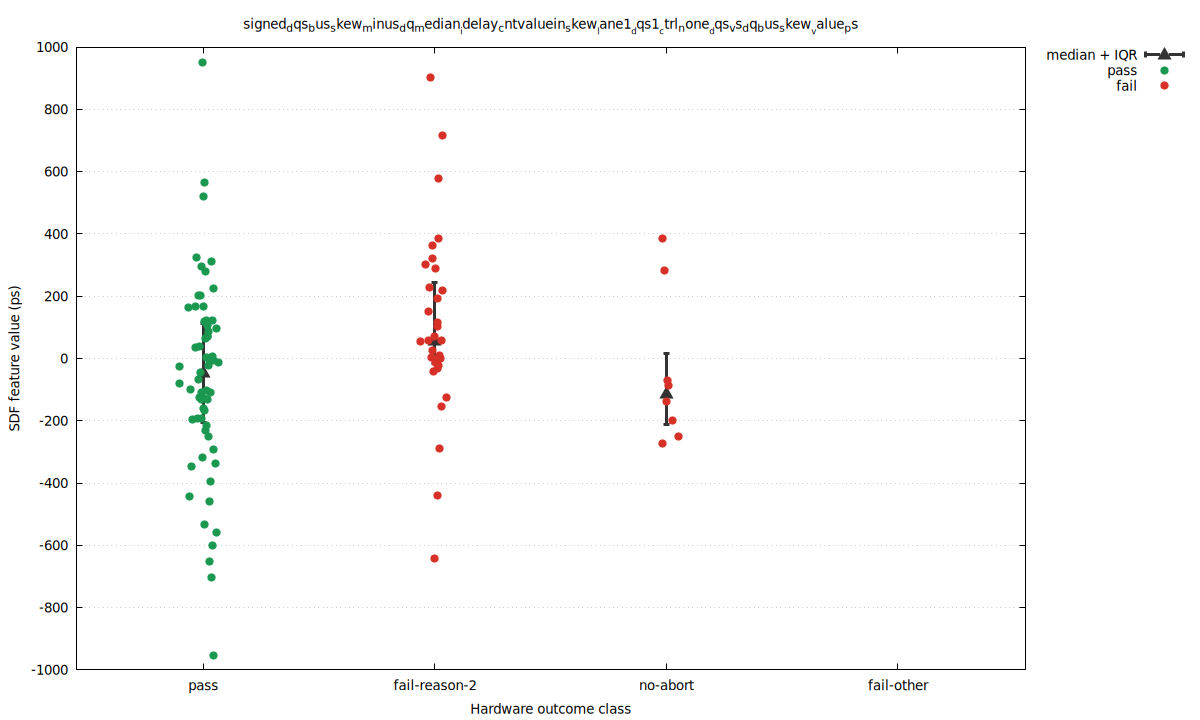

The gnuplot source for this figure:
set terminal pngcairo size 1200,720 enhanced font 'DejaVu Sans,10'
set output 'signed_baseline_abort2_vs_pass_skew_signed_dqs_bus_skew_minus_dq_median_idelay_cntvaluein_skew_lane1_dqs1_ctrl.png'
set datafile separator comma
set key outside right top
set grid ytics
set xrange [0.45:4.55]
set xtics ('pass' 1, 'fail-reason-2' 2, 'no-abort' 3, 'fail-other' 4)
set xlabel 'Hardware outcome class'
set ylabel 'SDF feature value (ps)'
set title 'signed_dqs_bus_skew_minus_dq_median__idelay_cntvaluein_skew__lane1__dqs1__ctrl_none__dqs_vs_dq_bus_skew__value_ps'
plot \
  'signed_baseline_abort2_vs_pass_skew_signed_dqs_bus_skew_minus_dq_median_idelay_cntvaluein_skew_lane1_dqs1_ctrl.summary.dat' using 1:4:3:5 with yerrorbars pt 9 ps 1.5 lw 3 lc rgb '#333333' title 'median + IQR', \
  'signed_baseline_abort2_vs_pass_skew_signed_dqs_bus_skew_minus_dq_median_idelay_cntvaluein_skew_lane1_dqs1_ctrl.dat' using 1:4 with points pt 7 ps 1.2 lc rgb '#1a9850' title 'pass', \
  'signed_baseline_abort2_vs_pass_skew_signed_dqs_bus_skew_minus_dq_median_idelay_cntvaluein_skew_lane1_dqs1_ctrl.dat' using 1:5 with points pt 7 ps 1.2 lc rgb '#d73027' title 'fail'
